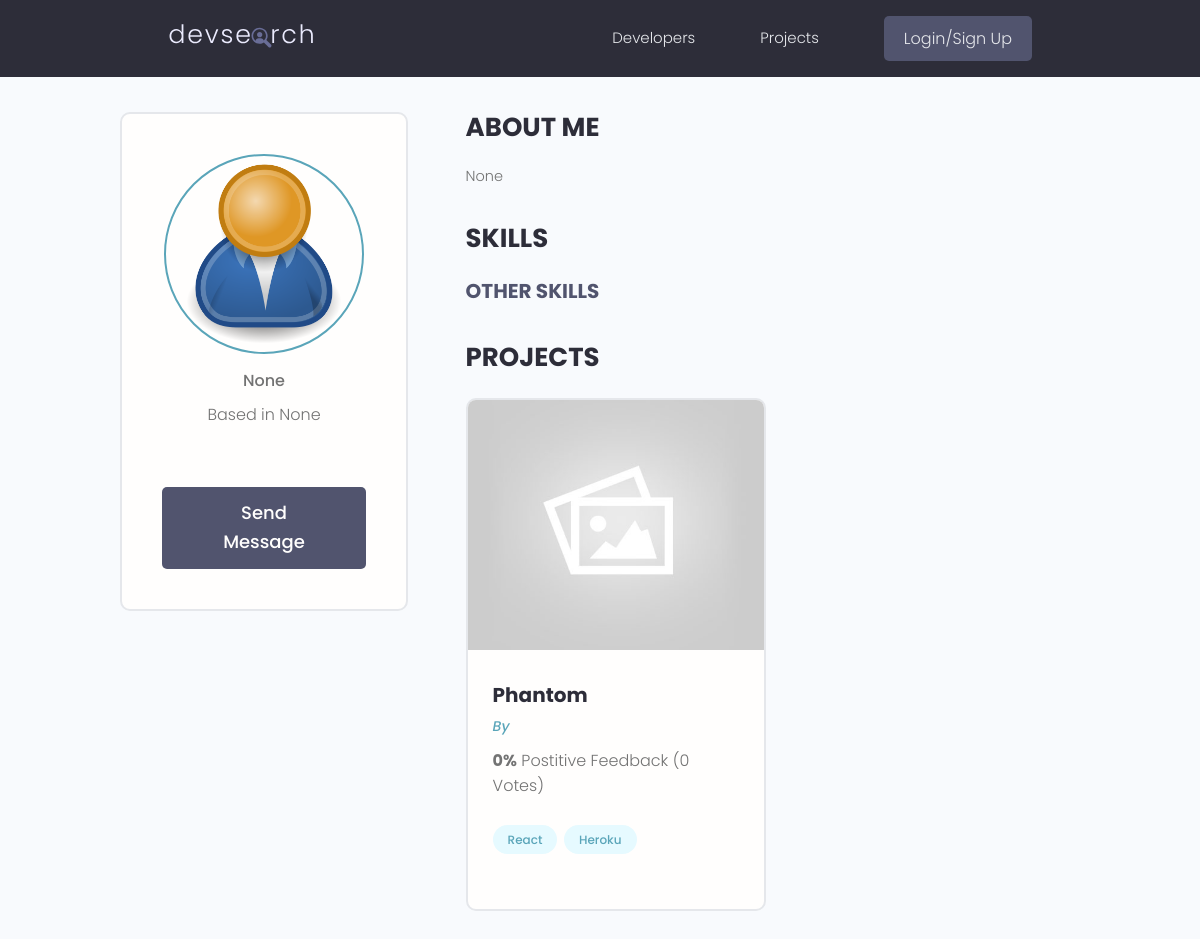
The page /profile/987227be-d01a-41dd-a5e9-ecf5dad92c33/ on the database as committed earlier.
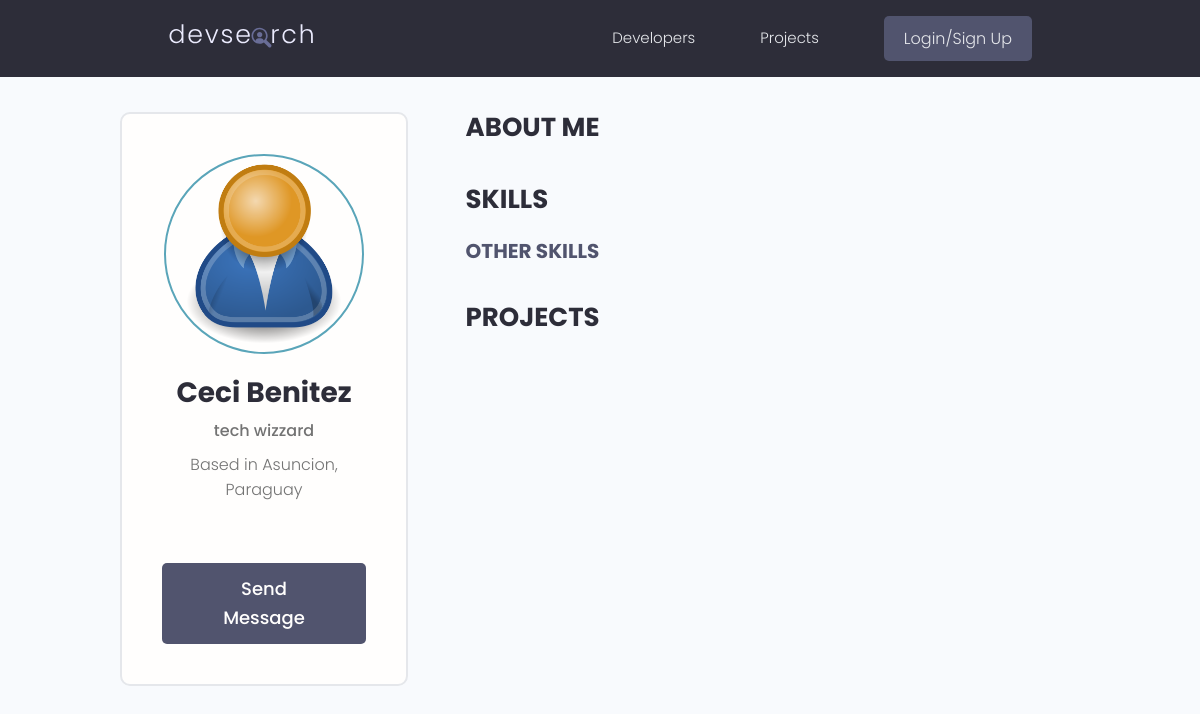
The same page on the database as committed later.
### users/models.py (models this page shows, shortened)
class Profile(models.Model):
    user = models.OneToOneField(User, on_delete=models.CASCADE, null=True, blank=True)
    name = models.CharField(max_length=200, null=True, blank=True)
    email = models.EmailField(max_length=500, null=True, blank=True)
    username = models.CharField(max_length=200, null=True, blank=True)
    location = models.CharField(max_length=200, null=True, blank=True)
    short_intro = models.CharField(max_length=200, null=True, blank=True)
    bio = models.TextField(null=True, blank=True)
    profile_image = models.ImageField(null=True, blank=True, upload_to="profiles/", default="profiles/user-default.png")
    social_github = models.CharField(max_length=200, null=True, blank=True)
    social_twitter = models.CharField(max_length=200, null=True, blank=True)
    social_linkedin = models.CharField(max_length=200, null=True, blank=True)
    social_youtube = models.CharField(max_length=200, null=True, blank=True)
    social_website = models.CharField(max_length=200, null=True, blank=True)
    created = models.DateTimeField(auto_now_add=True)
    id = models.UUIDField(default=uuid.uuid4, unique=True, primary_key=True, editable=False)
    class Meta:
        ordering = ["created"]
    @property
    def imageURL(self):
        try:
            url = self.profile_image.url
        except:
            url = ""
        return url

### projects/models.py (models this page shows, shortened)
class Project(models.Model):
    owner = models.ForeignKey(Profile, null=True, blank=True, on_delete=models.CASCADE)
    title = models.CharField(max_length=200)
    description = models.TextField(null=True, blank=True)
    featured_image = models.ImageField(null=True, blank=True, default="default.jpg")
    demo_link = models.CharField(max_length=2000, null=True, blank=True)
    source_link = models.CharField(max_length=2000, null=True, blank=True)
    tags = models.ManyToManyField("Tag", blank=True)
    vote_total = models.IntegerField(default=0, null=True, blank=True)
    vote_ratio = models.IntegerField(default=0, null=True, blank=True)
    created = models.DateTimeField(auto_now_add=True)
    id = models.UUIDField(default=uuid.uuid4, unique=True, primary_key=True, editable=False)
    class Meta:
        ordering = ["-vote_ratio", "-vote_total", "title"]
    @property
    def imageURL(self):
        try:
            url = self.featured_image.url
        except:
            url = ""
        return url

class Tag(models.Model):
    name = models.CharField(max_length=200)
    created = models.DateTimeField(auto_now_add=True)
    id = models.UUIDField(default=uuid.uuid4, unique=True, primary_key=True, editable=False)
    def __str__(self):
        return self.name

### users/views.py (the view)
# urls.py: path('profile/<str:pk>/', views.user_profile, name="user-profile"),
def user_profile(request, pk):
    profile = Profile.objects.get(id=pk)
    top_skills = profile.skill_set.exclude(description__exact="")
    other_skills = profile.skill_set.filter(description="")
    context = {"profile": profile, "top_skills": top_skills, "other_skills": other_skills}
    return render(request, "users/user-profile.html", context)

### users/templates/users/user-profile.html (shortened to what this page needs)
{% extends 'main.html' %} {% block content %}
<main class="profile my-md">
  <div class="container">
    <div class="layout">
      <div class="column column--1of3">
        <div class="card text-center">
          <div class="card__body dev">
            <img
              class="avatar avatar--xl"
              src="{{ profile.imageURL }}"
            />
            <h2 class="dev__name">{{profile.name}}</h2>
            <p class="dev__title">{{ profile.short_intro }}</p>
            <p class="dev__location">Based in {{ profile.location }}</p>
            {% if request.user.profile.id != profile.id %}
            <a href="{% url 'create-message' profile.id %}" class="btn btn--sub btn--lg">Send Message </a>
            {% endif %}
          </div>
        </div>
      </div>
      <div class="column column--2of3">
        <div class="devInfo">
          <h3 class="devInfo__title">About Me</h3>
          <p class="devInfo__about">{{ profile.bio }}</p>
        </div>
        <div class="devInfo">
          <h3 class="devInfo__title">Skills</h3>
          <div class="devInfo__skills">
            <h3 class="devInfo__subtitle">Other Skills</h3>
          </div>
        </div>
        <div class="devInfo">
          <h3 class="devInfo__title">Projects</h3>
          <div class="grid grid--two">
            {% for project in profile.project_set.all %}
            <div class="column">
              <div class="card project">
                <a href="{% url 'project' project.id %}" class="project">
                  <img
                    class="project__thumbnail"
                    src="{{ project.imageURL }}"
                    alt="project thumbnail"
                  />
                  <div class="card__body">
                    <h3 class="project__title">{{project.title}}</h3>
                    <p>
                      <a
                        class="project__author"
                        href="{% url 'user-profile' project.owner.id %}"
                        >By {{project.owner.name}}</a
                      >
                    </p>
                    <p class="project--rating">
                      <span style="font-weight: bold"
                        >{{project.vote_ratio}}%</span
                      >
                      Postitive Feedback ({{project.vote_total}}
                      Vote{{project.vote_total|pluralize:"s"}})
                    </p>
                    <div class="project__tags">
                      {% for tag in project.tags.all %}
                      <span class="tag tag--pill tag--main">
                        <small>{{ tag }}</small>
                      </span>
                      {% endfor %}
                    </div>
                  </div>
                </a>
              </div>
            </div>
            {% endfor %}
          </div>
        </div>
      </div>
    </div>
  </div>
</main>
{% endblock content %}

Rows that differ between the two databases and show on the page:
removed Project: imageURL (placeholder picture), title "Phantom", vote_ratio "0", vote_total "0"
no longer on this page (row unchanged): Tag: name "React"
no longer on this page (row unchanged): Tag: name "Heroku"
changed Profile: name (not shown) → "Ceci Benitez"; short_intro "None" → "tech wizzard"; location "None" → "Asuncion, Paraguay"; bio "None" → (not shown)
